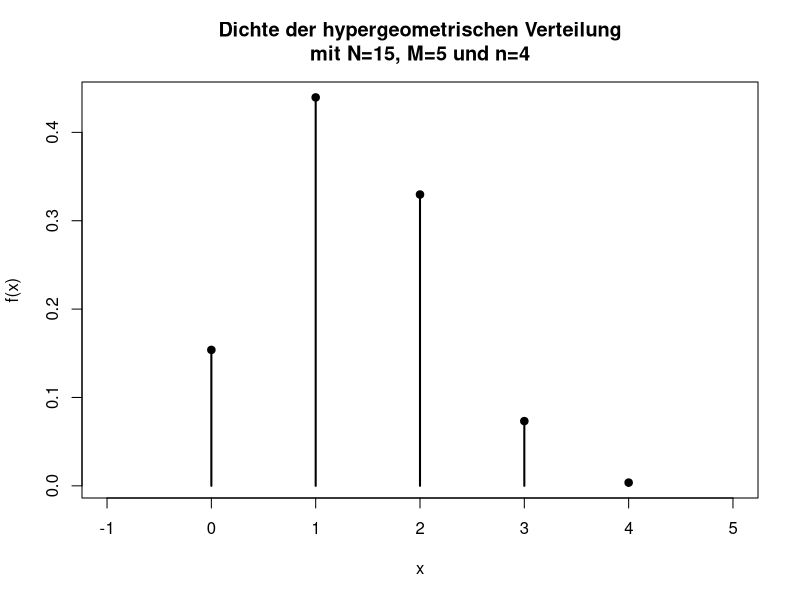
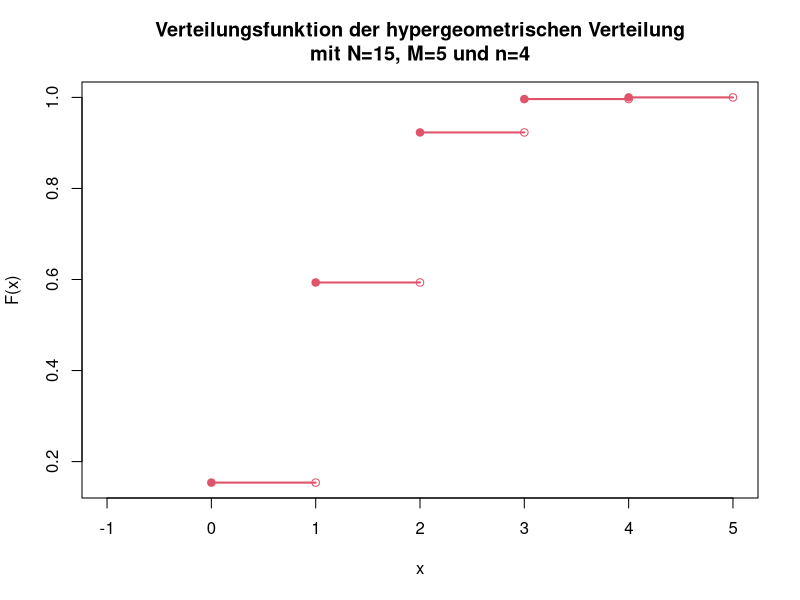

Recreate these plots in R, in order.
## ---- chunk 1
N <- 15  # Anzahl Kugeln
M <- 5   # Anzahl "Treffer"
miss <- N-M  # dhyper() braucht nicht (N,M) sondern (M,miss)
n <- 4   # Anzahl gezogene Kugeln

x <- 0:n

plot(x, dhyper(x, M, miss, n), pch=19, col=1, main=paste0("Dichte der hypergeometrischen Verteilung\nmit N=",N,", M=",M," und n=", n), xlab="x", ylab="f(x)", xlim=c(-1,5))
for(xi in x){
    lines(c(xi, xi), c(0, dhyper(xi, M, miss, n)), lwd=2, col=1)
}
## ---- chunk 2
plot(x, phyper(x, M, miss, n), pch=19, col=2, main=paste0("Verteilungsfunktion der hypergeometrischen Verteilung\nmit N=",N,", M=",M," und n=", n), xlab="x", ylab="F(x)", xlim=c(-1,5))
for(xi in x){
    lines(c(xi, xi+1), c(phyper(xi,M,miss,n), phyper(xi,M,miss,n)), lwd=2, col=2)
    points(xi+1, phyper(xi,M,miss,n), col=2)
}
